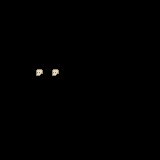

A 2D game scene composited from a Tiled map and its tileset images. What follows is a short description and the map's XML, with every tile layer's data as written:
An orthogonal 10x10 tile map with 16x16 px tiles, 1 tile layer (Skulls).

<map version="1.5" tiledversion="1.7.2" orientation="orthogonal" renderorder="right-down" width="10" height="10" tilewidth="16" tileheight="16" infinite="0" nextlayerid="24" nextobjectid="1">
 <tileset firstgid="1" source="../tilesets/roguelikeDungeon.tsx" />
 <layer id="2" name="Skulls" width="10" height="10">
  <data encoding="csv">
0,0,0,0,0,0,0,0,0,0,
0,0,0,0,0,0,0,0,0,0,
0,0,0,0,0,0,0,0,0,0,
0,0,0,0,0,0,0,0,0,0,
0,0,59,59,0,0,0,0,0,0,
0,0,0,0,0,0,0,0,0,0,
0,0,0,0,0,0,0,0,0,0,
0,0,0,0,0,0,0,0,0,0,
0,0,0,0,0,0,0,0,0,0,
0,0,0,0,0,0,0,0,0,0
</data>
 </layer>
</map>
